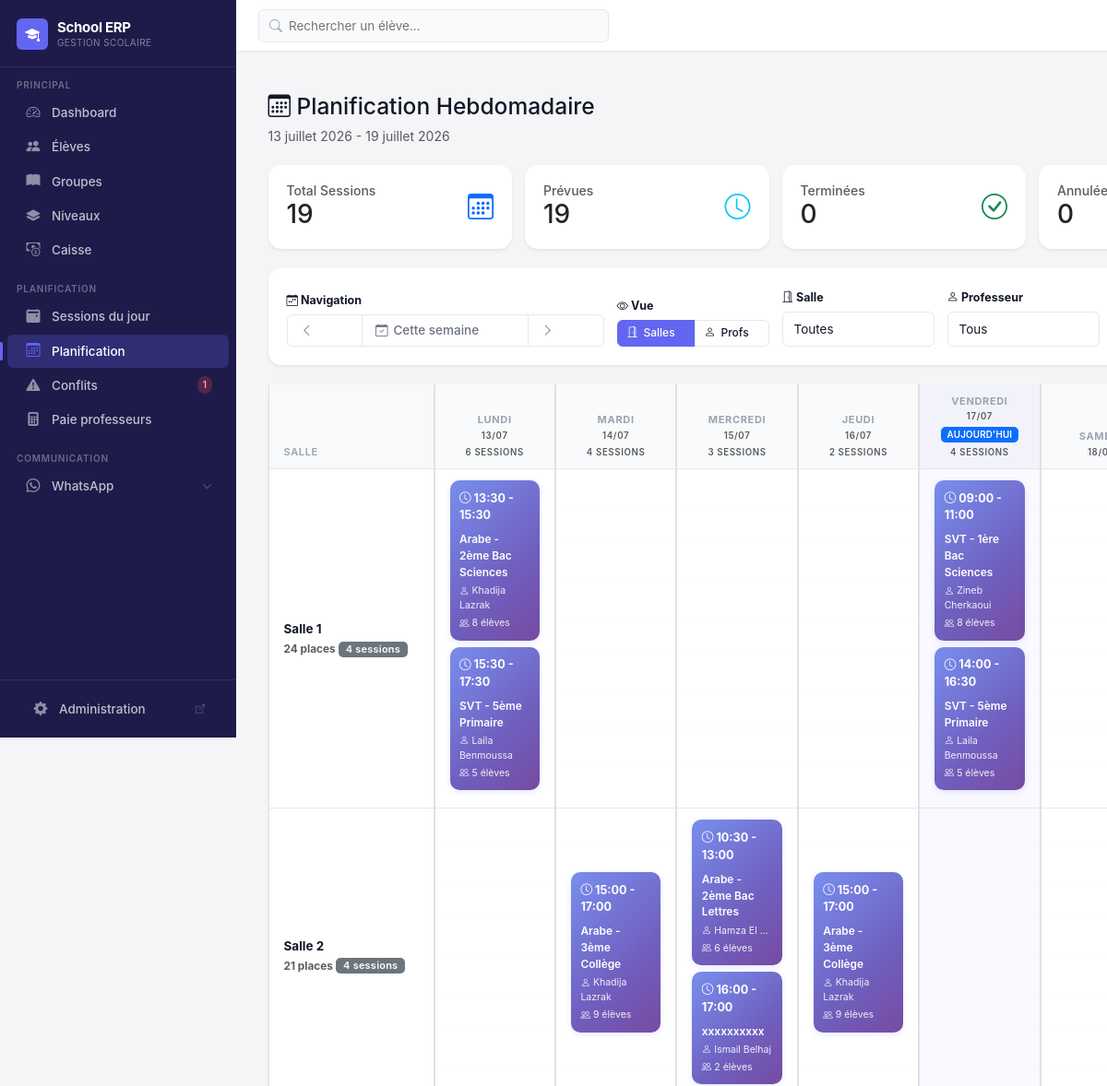
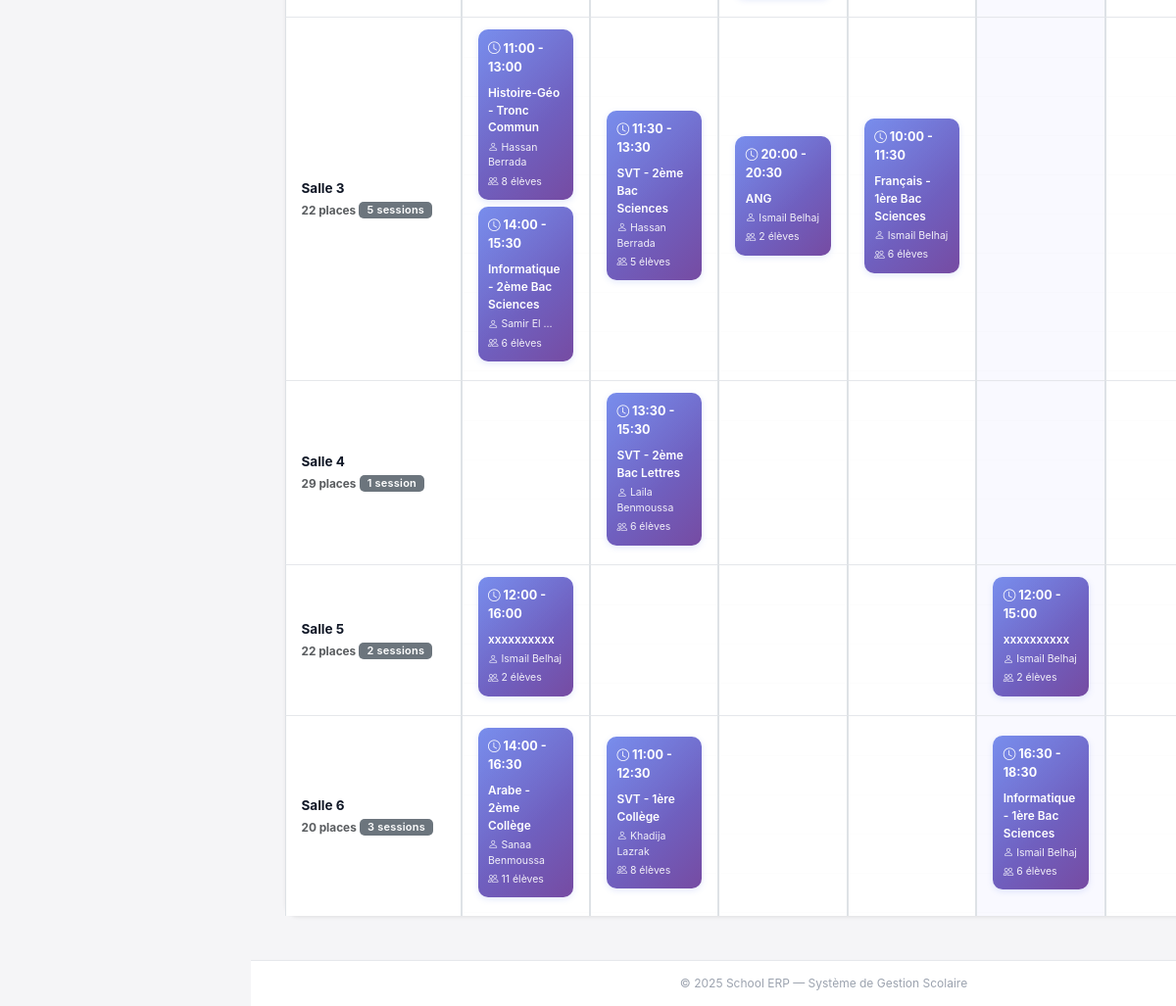
The app's page /schedule/ (signed in) with its own data (2 pictures, top to bottom).
### core/models.py (models this page shows, shortened)
class Room(models.Model):
    name = models.CharField(max_length=50, unique=True, verbose_name="Nom de la salle")
    capacity = models.PositiveIntegerField(
        validators=[MinValueValidator(1)],
        verbose_name="Capacité"
    )
    is_active = models.BooleanField(default=True, verbose_name="Active")
    class Meta:
        verbose_name = "Salle"
        verbose_name_plural = "Salles"
        ordering = ['name']

class Session(models.Model):
    STATUS_CHOICES = [
        ('PLANNED', 'Prévu'),
        ('DONE', 'Terminé'),
        ('CANCELLED', 'Annulé'),
    ]
    group = models.ForeignKey(CourseGroup, on_delete=models.CASCADE, related_name='sessions')
    schedule = models.ForeignKey(CourseGroupSchedule, on_delete=models.SET_NULL, null=True, blank=True, related_name='sessions')
    date = models.DateField()
    start_time = models.TimeField()
    end_time = models.TimeField()
    room = models.ForeignKey(
        Room,
        on_delete=models.PROTECT,
        related_name='sessions',
        verbose_name='Salle'
    )
    substitute_teacher = models.ForeignKey(
        Teacher,
        on_delete=models.SET_NULL,
        null=True,
        blank=True,
        related_name='substitute_sessions',
        verbose_name="Enseignant remplaçant"
    )
    status = models.CharField(max_length=10, choices=STATUS_CHOICES, default='PLANNED')
    notes = models.TextField(blank=True)
    is_manually_edited = models.BooleanField(default=False, verbose_name="Modifié manuellement")
    created_at = models.DateTimeField(auto_now_add=True)
    class Meta:
        verbose_name = 'Session'
        verbose_name_plural = 'Sessions'
        ordering = ['-date', 'start_time']
        indexes = [
            models.Index(fields=['date']),
        ]

class CourseGroup(models.Model):
    DAYS_CHOICES = [
        ('MON', 'Lundi'),
        ('TUE', 'Mardi'),
        ('WED', 'Mercredi'),
        ('THU', 'Jeudi'),
        ('FRI', 'Vendredi'),
        ('SAT', 'Samedi'),
        ('SUN', 'Dimanche'),
    ]
    name = models.CharField(max_length=100, verbose_name="Nom du groupe")
    subject = models.CharField(max_length=100, verbose_name="Matière")
    level = models.ForeignKey(
        Level,
        on_delete=models.SET_NULL,
        related_name='course_groups',
        verbose_name="Niveau",
        null=True,
        blank=True
    )
    monthly_price = models.DecimalField(
        max_digits=8,
        decimal_places=2,
        validators=[MinValueValidator(Decimal('0.01'))],
        verbose_name="Prix mensuel (DH)"
    )
    teacher = models.ForeignKey(
        Teacher,
        on_delete=models.PROTECT,
        related_name='course_groups',
        verbose_name="Professeur"
    )
    is_active = models.BooleanField(default=True, verbose_name="Actif")
    created_at = models.DateTimeField(auto_now_add=True)
    class Meta:
        verbose_name = "Groupe de cours"
        verbose_name_plural = "Groupes de cours"
        ordering = ['name']

class Teacher(models.Model):
    PAYMENT_METHOD_CHOICES = [
        ('HOURLY', 'Taux horaire'),
        ('PERCENTAGE', 'Part des gains (pourcentage des gains de la classe)'),
        ('SESSION', 'Tarif par session'),
    ]
    name = models.CharField(max_length=100, verbose_name="Nom complet")
    phone = models.CharField(max_length=20, verbose_name="Téléphone")
    email = models.EmailField(blank=True, verbose_name="Email")
    hourly_rate = models.DecimalField(
        max_digits=8,
        decimal_places=2,
        validators=[MinValueValidator(Decimal('0.01'))],
        verbose_name="Tarif horaire (DH)",
        default=Decimal('100.00'),
        blank=True,
        null=True
    )
    payment_method = models.CharField(
        max_length=20,
        choices=PAYMENT_METHOD_CHOICES,
        default='PERCENTAGE',
        verbose_name="Mode de paiement"
    )
    payment_percentage = models.DecimalField(
        max_digits=5,
        decimal_places=2,
        default=Decimal('50.00'),
        validators=[MinValueValidator(Decimal('0.00'))],
        verbose_name="Part des gains (%)",
        blank=True,
        null=True
    )
    session_rate = models.DecimalField(
        max_digits=8,
        decimal_places=2,
        default=Decimal('100.00'),
        validators=[MinValueValidator(Decimal('0.01'))],
        verbose_name="Tarif par session (DH)",
        blank=True,
        null=True
    )
    is_active = models.BooleanField(default=True, verbose_name="Actif")
    created_at = models.DateTimeField(auto_now_add=True)
    class Meta:
        verbose_name = "Professeur"
        verbose_name_plural = "Professeurs"
        ordering = ['name']

### core/views.py (the view, shortened to what this page needs)
# urls.py: path('schedule/', views.sessions_schedule, name='sessions_schedule'),
def sessions_schedule(request):
    today = timezone.now().date()
    week_start = today - timedelta(days=today.weekday())
    week_end = week_start + timedelta(days=6)
    week_param = request.GET.get('week')
    view_mode = request.GET.get('view', 'room')  # 'room' or 'teacher'
    room_filter = request.GET.get('room_id')
    teacher_filter = request.GET.get('teacher_id')
    status_filter = request.GET.get('status')
    dates = [week_start + timedelta(days=i) for i in range(7)]
    base_sessions = Session.objects.filter(
        date__range=[week_start, week_end]
    ).select_related(
        'group',
        'group__teacher',
        'room'
    ).prefetch_related(
        'group__students'
    )
    if room_filter:
        base_sessions = base_sessions.filter(room_id=room_filter)
    if teacher_filter:
        base_sessions = base_sessions.filter(group__teacher_id=teacher_filter)
    if status_filter:
        base_sessions = base_sessions.filter(status=status_filter)
    rooms = Room.objects.filter(is_active=True).order_by('name')
    teachers = Teacher.objects.filter(is_active=True).order_by('name')
    annotated_sessions = _annotate_conflicts(base_sessions)
    if view_mode == 'teacher':
        rows = _build_teacher_schedule(teachers, dates, annotated_sessions)
        row_label = 'Professeur'
    else:
        rows = _build_room_schedule(rooms, dates, annotated_sessions)
        row_label = 'Salle'
    weekdays = ['Lundi', 'Mardi', 'Mercredi', 'Jeudi', 'Vendredi', 'Samedi', 'Dimanche']
    date_labels = [
        {
            'weekday': weekdays[i],
            'date': date,
            'is_today': date == today,
            'is_weekend': i >= 5
        }
        for i, date in enumerate(dates)
    ]
    stats = _calculate_week_stats(annotated_sessions, dates)
    filters_active = any([room_filter, teacher_filter, status_filter])
    context = {
        'week_start': week_start,
        'week_end': week_end,
        'prev_week': week_start - timedelta(days=7),
        'next_week': week_start + timedelta(days=7),
        'dates': dates,
        'date_labels': date_labels,
        'rows': rows,
        'row_label': row_label,
        'view_mode': view_mode,
        'rooms': rooms,
        'teachers': teachers,
        'stats': stats,
        'today': today,
        'filters_active': filters_active,
        'room_filter': room_filter,
        'teacher_filter': teacher_filter,
        'status_filter': status_filter,
        'courses': CourseGroup.objects.filter(is_active=True).order_by('name'),
    }
    return render(request, 'core/sessions_schedule.html', context)

### templates/core/sessions_schedule.html (shortened to what this page needs)
{% extends 'core/base.html' %}
{% load static extras %}
{% block content %}
<div class="container-fluid py-4">
  <div class="d-flex justify-content-between align-items-center mb-4">
    <div>
      <h1 class="h3 mb-0">
        <i class="bi bi-calendar3"></i> Planification Hebdomadaire
      </h1>
      <p class="text-muted mt-2 mb-0">
        {{ week_start|date:"d F Y" }} - {{ week_end|date:"d F Y" }}
      </p>
    </div>
  </div>
  <div class="row g-3 mb-4">
    <div class="col-md-3">
      <div class="card border-0 shadow-sm h-100">
        <div class="card-body">
          <div class="d-flex justify-content-between align-items-center">
            <div>
              <h6 class="text-muted mb-0">Total Sessions</h6>
              <h2 class="mb-0">{{ stats.total }}</h2>
            </div>
            <div class="text-primary" style="font-size: 2rem;">
              <i class="bi bi-calendar3"></i>
            </div>
          </div>
        </div>
      </div>
    </div>
    <div class="col-md-3">
      <div class="card border-0 shadow-sm h-100">
        <div class="card-body">
          <div class="d-flex justify-content-between align-items-center">
            <div>
              <h6 class="text-muted mb-0">Prévues</h6>
              <h2 class="mb-0">{{ stats.planned }}</h2>
            </div>
            <div class="text-info" style="font-size: 2rem;">
              <i class="bi bi-clock"></i>
            </div>
          </div>
        </div>
      </div>
    </div>
    <div class="col-md-3">
      <div class="card border-0 shadow-sm h-100">
        <div class="card-body">
          <div class="d-flex justify-content-between align-items-center">
            <div>
              <h6 class="text-muted mb-0">Terminées</h6>
              <h2 class="mb-0">{{ stats.done }}</h2>
            </div>
            <div class="text-success" style="font-size: 2rem;">
              <i class="bi bi-check-circle"></i>
            </div>
          </div>
        </div>
      </div>
    </div>
    <div class="col-md-3">
      <div class="card border-0 shadow-sm h-100">
        <div class="card-body">
          <div class="d-flex justify-content-between align-items-center">
            <div>
              <h6 class="text-muted mb-0">Annulées</h6>
              <h2 class="mb-0">{{ stats.cancelled }}</h2>
            </div>
          </div>
        </div>
      </div>
    </div>
  </div>
  <div class="card border-0 shadow-sm mb-4">
    <div class="card-body">
      <div class="row g-3 align-items-end">
        <div class="col-md-4">
          <label class="form-label fw-bold">
            <i class="bi bi-calendar-week"></i> Navigation
          </label>
          <div class="btn-group w-100">
            <a href="?week={{ prev_week|date:'Y-m-d' }}"
               class="btn btn-outline-secondary">
              <i class="bi bi-chevron-left"></i>
            </a>
            <a href="?week={{ today|date:'Y-m-d' }}"
               class="btn btn-outline-secondary flex-grow-1">
              <i class="bi bi-calendar-check"></i> Cette semaine
            </a>
            <a href="?week={{ next_week|date:'Y-m-d' }}"
               class="btn btn-outline-secondary">
              <i class="bi bi-chevron-right"></i>
            </a>
          </div>
        </div>
        <div class="col-md-2">
          <label class="form-label fw-bold">
            <i class="bi bi-eye"></i> Vue
          </label>
          <div class="btn-group w-100" role="group">
            <a href="?week={{ week_start|date:'Y-m-d' }}&view=room"
               class="btn btn-sm {% if view_mode == 'room' %}btn-primary{% else %}btn-outline-primary{% endif %}">
              <i class="bi bi-door-open"></i> Salles
            </a>
            <a href="?week={{ week_start|date:'Y-m-d' }}&view=teacher"
               class="btn btn-sm {% if view_mode == 'teacher' %}btn-primary{% else %}btn-outline-primary{% endif %}">
              <i class="bi bi-person"></i> Profs
            </a>
          </div>
        </div>
        <div class="col-md-2">
          <label class="form-label fw-bold">
            <i class="bi bi-door-open"></i> Salle
          </label>
          <select name="room_id" class="form-select form-select-sm" onchange="applyFilter(this)">
            <option value="">Toutes</option>
          </select>
        </div>
        <div class="col-md-2">
          <label class="form-label fw-bold">
            <i class="bi bi-person"></i> Professeur
          </label>
          <select name="teacher_id" class="form-select form-select-sm" onchange="applyFilter(this)">
            <option value="">Tous</option>
          </select>
        </div>
      </div>
    </div>
  </div>
  <div class="card border-0 shadow-sm">
    <div class="schedule-container">
      <table class="table table-bordered schedule-table mb-0">
        <thead class="table-light sticky-header">
          <tr>
            <th class="row-header-cell" style="min-width: 180px;">
              {{ row_label }}
            </th>
            {% for label in date_labels %}
              <th class="text-center day-header {% if label.is_today %}today-column{% endif %} {% if label.is_weekend %}weekend-column{% endif %}">
                <div class="fw-bold">{{ label.weekday }}</div>
                <small class="text-muted">{{ label.date|date:"d/m" }}</small>
                {% if label.is_today %}
                  <div><span class="badge bg-primary badge-sm mt-1">Aujourd'hui</span></div>
                {% endif %}
                {% with day_stats=stats.by_day|index:forloop.counter0 %}
                {% if day_stats and day_stats.total > 0 %}
                    <small class="text-muted d-block mt-1">
                    {{ day_stats.total }} session{{ day_stats.total|pluralize }}
                    </small>
                {% endif %}
                {% endwith %}
              </th>
            {% endfor %}
          </tr>
        </thead>
        <tbody>
          {% for row in rows %}
            <tr>
              <td class="row-header-cell fw-bold">
                <div>{{ row.entity_name }}</div>
                <small class="text-muted">{{ row.entity_detail }}</small>
                <small class="badge bg-secondary mt-1">
                  {{ row.total_sessions }} session{{ row.total_sessions|pluralize }}
                </small>
              </td>
              {% for cell in row.cells %}
                <td class="schedule-cell drop-zone {% if cell.date == today %}today-column{% endif %} {% if cell.date.weekday >= 5 %}weekend-column{% endif %}"
                    data-date="{{ cell.date|date:'Y-m-d' }}"
                    data-date-str="{{ cell.date|date:'Y-m-d' }}"
                    data-time-str=""
                    {% if view_mode == 'room' %}
                      data-room-id="{{ row.entity.id }}"
                    {% else %}
                      data-teacher-id="{{ row.entity.id }}"
                      data-room-id=""
                    {% endif %}
                    ondragover="allowDrop(event)"
                    ondragleave="dragLeave(event)"
                    ondrop="drop(event)">
                  {% if cell.sessions %}
                    {% for session in cell.sessions %}
                      <div id="session-card-{{ session.id }}"
                           class="session-block {% if session.status == 'CANCELLED' %}cancelled{% elif session.status == 'DONE' %}done{% else %}planned{% endif %}  "
                           draggable="true"
                           ondragstart="drag(event)"
                           data-session-id="{{ session.id }}"
                           data-start-time="{{ session.start_time|time:'H:i' }}"
                           data-end-time="{{ session.end_time|time:'H:i' }}"
                           data-date="{{ session.date|date:'Y-m-d' }}"
                           data-room-id="{{ session.room_id }}"
                           onclick="showSessionDetail({{ session.id }})">
                        <div class="session-time d-flex justify-content-between align-items-center">
                          <span>
                            <i class="bi bi-clock"></i>
                            {{ session.start_time|time:"H:i" }} - {{ session.end_time|time:"H:i" }}
                          </span>
                        </div>
                        <div class="session-name">{{ session.group.name }}</div>
                        <div class="session-info">
                          {% if view_mode == 'room' %}
                            <i class="bi bi-person"></i> {{ session.group.teacher.name|truncatewords:2 }}
                          {% else %}
                            <i class="bi bi-door-open"></i> {{ session.room.name }}
                          {% endif %}
                        </div>
                        <div class="session-students">
                          <i class="bi bi-people"></i> {{ session.group.students.count }} élèves
                        </div>
                      </div>
                    {% endfor %}
                  {% else %}
                    <div class="empty-cell-placeholder" onclick="quickAddSessionFromCell(this, event)">
                    </div>
                  {% endif %}
                </td>
              {% endfor %}
            </tr>
          {% endfor %}
        </tbody>
      </table>
    </div>
  </div>
{% endblock %}

### records on screen
Room: entity_name "Salle 1", entity_detail "24 places", total_sessions "4"
Session: start_time "13:30", end_time "15:30", group.name "Arabe - 2ème Bac Sciences", group.teacher.name "Khadija Lazrak", group.students.count "8"
Session: start_time "15:30", end_time "17:30", group.name "SVT - 5ème Primaire", group.teacher.name "Laila Benmoussa", group.students.count "5"
Session: start_time "09:00", end_time "11:00", group.name "SVT - 1ère Bac Sciences", group.teacher.name "Zineb Cherkaoui", group.students.count "8"
Session: start_time "14:00", end_time "16:30", group.name "SVT - 5ème Primaire", group.teacher.name "Laila Benmoussa", group.students.count "5"
Room: entity_name "Salle 2", entity_detail "21 places", total_sessions "4"
Session: start_time "15:00", end_time "17:00", group.name "Arabe - 3ème Collège", group.teacher.name "Khadija Lazrak", group.students.count "9"
Session: start_time "10:30", end_time "13:00", group.name "Arabe - 2ème Bac Lettres", group.teacher.name "Hamza El …", group.students.count "6"
Session: start_time "16:00", end_time "17:00", group.name "xxxxxxxxxx", group.teacher.name "Ismail Belhaj", group.students.count "2"
Session: start_time "15:00", end_time "17:00", group.name "Arabe - 3ème Collège", group.teacher.name "Khadija Lazrak", group.students.count "9"
Room: entity_name "Salle 3", entity_detail "22 places", total_sessions "5"
Session: start_time "11:00", end_time "13:00", group.name "Histoire-Géo - Tronc Commun", group.teacher.name "Hassan Berrada", group.students.count "8"
Session: start_time "14:00", end_time "15:30", group.name "Informatique - 2ème Bac Sciences", group.teacher.name "Samir El …", group.students.count "6"
Session: start_time "11:30", end_time "13:30", group.name "SVT - 2ème Bac Sciences", group.teacher.name "Hassan Berrada", group.students.count "5"
Session: start_time "20:00", end_time "20:30", group.name "ANG", group.teacher.name "Ismail Belhaj", group.students.count "2"
Session: start_time "10:00", end_time "11:30", group.name "Français - 1ère Bac Sciences", group.teacher.name "Ismail Belhaj", group.students.count "6"
Room: entity_name "Salle 4", entity_detail "29 places", total_sessions "1"
Session: start_time "13:30", end_time "15:30", group.name "SVT - 2ème Bac Lettres", group.teacher.name "Laila Benmoussa", group.students.count "6"
Room: entity_name "Salle 5", entity_detail "22 places", total_sessions "2"
Session: start_time "12:00", end_time "16:00", group.name "xxxxxxxxxx", group.teacher.name "Ismail Belhaj", group.students.count "2"
Session: start_time "12:00", end_time "15:00", group.name "xxxxxxxxxx", group.teacher.name "Ismail Belhaj", group.students.count "2"
Room: entity_name "Salle 6", entity_detail "20 places", total_sessions "3"
Session: start_time "14:00", end_time "16:30", group.name "Arabe - 2ème Collège", group.teacher.name "Sanaa Benmoussa", group.students.count "11"
Session: start_time "11:00", end_time "12:30", group.name "SVT - 1ère Collège", group.teacher.name "Khadija Lazrak", group.students.count "8"
Session: start_time "16:30", end_time "18:30", group.name "Informatique - 1ère Bac Sciences", group.teacher.name "Ismail Belhaj", group.students.count "6"

### other values on screen
{{ conflict_count }} "1"
{{ week_start|date:"d F Y" }} "13 juillet 2026"
{{ week_end|date:"d F Y" }} "19 juillet 2026"
{{ stats.total }} "19"
{{ stats.planned }} "19"
{{ stats.done }} "0"
{{ stats.cancelled }} "0"
{{ row_label }} "SALLE"
{{ label.weekday }} "LUNDI" "MARDI" "MERCREDI" "JEUDI" "VENDREDI"
{{ label.date|date:"d/m" }} "13/07" "14/07" "15/07" "16/07" "17/07"
{{ day_stats.total }} "6" "4" "3" "2" "4"
